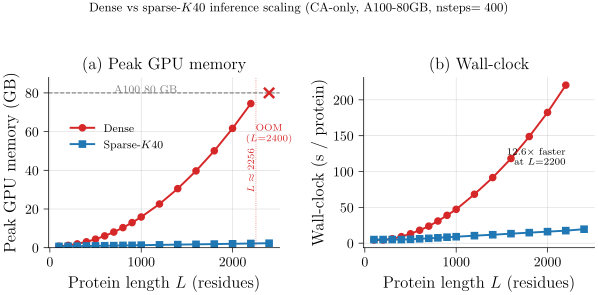

Recreate this plot in Python.
# P36_v1: Dense vs sparse-K40 inference scaling on A100-80GB.
# Visualizes: E120 inference compute audit (peak GPU memory + wall-clock per protein vs L).
# DATA: real CSV results/inference_compute_audit/scaling_a100.csv (parsed via stdlib csv).
#       Dense OOMs at L=2400 (sidecar .oom.txt, ~79.4 GB peak before failure);
#       extrapolated dense 80 GB ceiling at L~2256 from fit mem ~ 614 MB + 0.0156*L^2.
import sys
import csv
from pathlib import Path
sys.path.insert(0, str(Path(__file__).parent.parent))
from plot_utils import figsize
import matplotlib.pyplot as plt

CSV = Path(__file__).parent.parent.parent / "results" / "inference_compute_audit" / "scaling_a100.csv"

# Parse CSV (stdlib only — no pandas in this env).
data = {"canonical_dense": {"L": [], "mem_gb": [], "wall_pp": []},
        "sparse_K40":      {"L": [], "mem_gb": [], "wall_pp": []}}
with open(CSV, newline="") as f:
    for row in csv.DictReader(f):
        arm = row["arm"]
        data[arm]["L"].append(int(row["L"]))
        data[arm]["mem_gb"].append(float(row["peak_gpu_mb"]) / 1024.0)
        data[arm]["wall_pp"].append(float(row["wall_s_per_protein"]))

series = [
    ("canonical_dense", "Dense", "#d62728", "o"),
    ("sparse_K40",      r"Sparse-$K40$", "#1f77b4", "s"),
]

fig, (axa, axb) = plt.subplots(1, 2, figsize=figsize(1.0, 0.5))

# --- Panel (a): Peak GPU memory (GB) vs L, linear y ---
for arm, label, c, m in series:
    axa.plot(data[arm]["L"], data[arm]["mem_gb"], "-", color=c, marker=m,
             lw=1.4, markersize=4.5, label=label)
axa.axhline(80, color="#7f7f7f", lw=0.8, ls="--")
axa.text(700, 80, "A100 80 GB", fontsize=8, color="#7f7f7f", va="bottom", ha="left")

# Dense OOM at L=2400 (off the top of the panel near the wall).
axa.scatter([2400], [80], marker="x", color="#d62728", s=55, lw=1.8, zorder=5)
axa.annotate("OOM\n($L{=}2400$)", xy=(2400, 80), xytext=(2400, 64),
             fontsize=7.5, color="#d62728", ha="center", va="top")
# Extrapolated dense 80 GB ceiling.
axa.axvline(2256, color="#d62728", lw=0.6, ls=":", alpha=0.6)
axa.annotate(r"$L\approx2256$", xy=(2256, 40), fontsize=7.5, color="#d62728",
             ha="right", va="center", rotation=90)

axa.set_xlabel(r"Protein length $L$ (residues)")
axa.set_ylabel("Peak GPU memory (GB)")
axa.set_title("(a) Peak GPU memory")
axa.set_ylim(0, 88)
axa.spines[["top", "right"]].set_visible(False)
axa.grid(True, lw=0.4, alpha=0.5, zorder=0)

# --- Panel (b): Wall-clock per protein (s) vs L, linear y ---
for arm, label, c, m in series:
    axb.plot(data[arm]["L"], data[arm]["wall_pp"], "-", color=c, marker=m,
             lw=1.4, markersize=4.5, label=label)
axb.annotate(r"$12.6\times$ faster" "\n" r"at $L{=}2200$", xy=(2200, 120),
             fontsize=7.5, color="black", ha="right", va="center")

axb.set_xlabel(r"Protein length $L$ (residues)")
axb.set_ylabel("Wall-clock (s / protein)")
axb.set_title("(b) Wall-clock")
axb.spines[["top", "right"]].set_visible(False)
axb.grid(True, lw=0.4, alpha=0.5, zorder=0)

axa.legend(frameon=False, fontsize=8.5, loc="center left", bbox_to_anchor=(0.05, 0.65))
fig.suptitle(r"Dense vs sparse-$K40$ inference scaling (CA-only, A100-80GB, nsteps$=400$)",
             fontsize=9.5)
fig.tight_layout(rect=(0, 0, 1, 0.96))

fig.savefig(Path(__file__).with_suffix(".pdf"))
